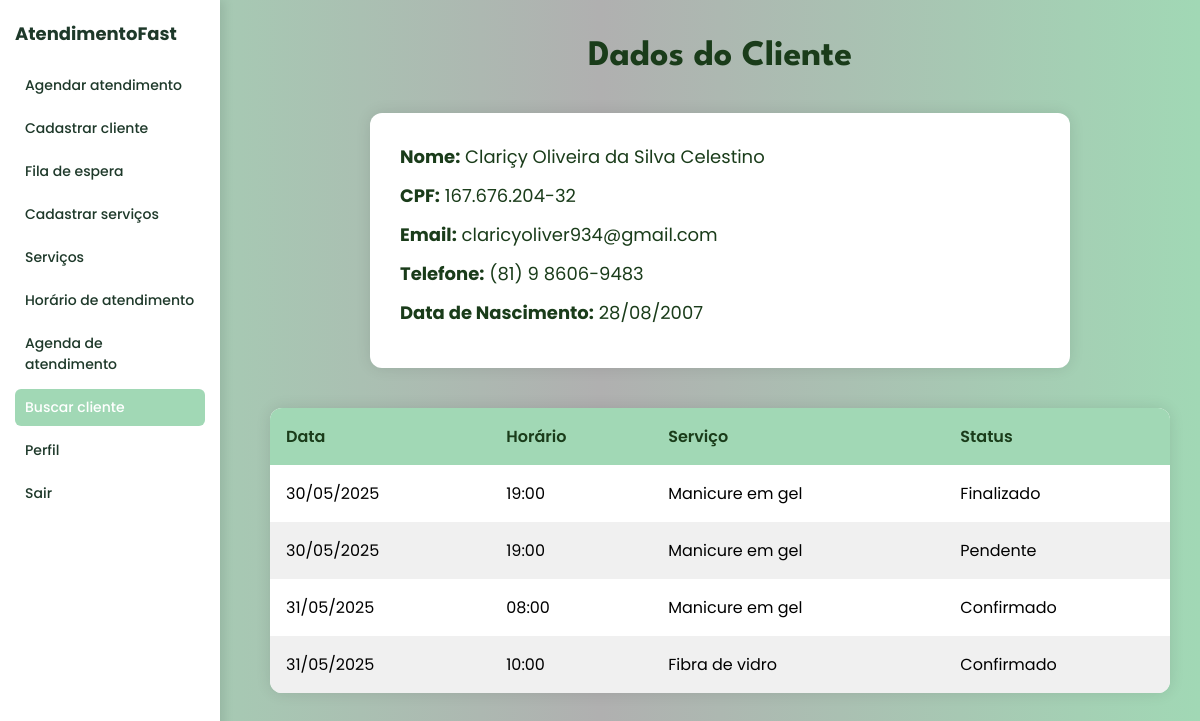
The page /dados_cliente_adm/4/ on the database its author committed.
### atendimentos/models.py (models this page shows, shortened)
class Cliente(models.Model):
    nome_completo = models.CharField(max_length=200, blank=False, null=False)
    cpf = models.CharField(max_length=14, unique=True, blank=False, null=False)
    email = models.EmailField(blank=True, null=True)
    telefone = models.CharField(max_length=20, blank=True, null=True)
    cep = models.CharField(max_length=9)
    data_nascimento = models.DateField(blank=False, null=False)
    endereco = models.TextField()

class Agendamento(models.Model):
    STATUS_CHOICES = [
        ('pendente', 'Pendente'),
        ('confirmado', 'Confirmado'),
        ('em_espera', 'Em espera'),
        ('cancelado', 'Cancelado'),
        ('finalizado', 'Finalizado'),
    ]
    cliente = models.ForeignKey(Cliente, on_delete=models.CASCADE, related_name='agendamentos')
    servico = models.ForeignKey(Servico, on_delete=models.CASCADE)
    data = models.DateField()
    hora = models.TimeField()
    status = models.CharField(max_length=10, choices=STATUS_CHOICES, default='pendente')

class Servico(models.Model):
    nome = models.CharField(max_length=100, unique=True)
    descricao = models.TextField(blank=True, null=True)
    preco = models.DecimalField(max_digits=7, decimal_places=2, null=True, blank=True)
    duracao = models.IntegerField(null=True, blank=True)

### atendimentos/views.py (the view)
# urls.py: path('dados_cliente_adm/<int:cliente_id>/', views.dados_cliente_adm, name='dados_cliente_adm'),
def dados_cliente_adm(request, cliente_id):
    cliente = get_object_or_404(Cliente, pk=cliente_id)
    agendamentos = Agendamento.objects.filter(cliente=cliente).order_by('data', 'hora')
    cliente.cpf_formatado = formatar_cpf(cliente.cpf)
    cliente.telefone_formatado = formatar_telefone(cliente.telefone)
    cliente.data_nascimento_formatada = formatar_data(cliente.data_nascimento)
    for ag in agendamentos:
        ag.data_formatada = formatar_data(ag.data)
        if ag.hora:
            ag.hora_formatada = ag.hora.strftime('%H:%M')
        else:
            ag.hora_formatada = ''
    context = {
        'cliente': cliente,
        'agendamentos': agendamentos,
    }
    return render(request, 'adm/dados_cliente_adm.html', context)

### atendimentos/views.py (called while the page is built)
def formatar_cpf(cpf):
    cpf = ''.join(filter(str.isdigit, cpf))
    if len(cpf) == 11:
        return f"{cpf[:3]}.{cpf[3:6]}.{cpf[6:9]}-{cpf[9:]}"
    return cpf

def formatar_telefone(telefone):
    tel = ''.join(filter(str.isdigit, telefone))
    if len(tel) == 11:
        return f"({tel[:2]}) {tel[2:7]}-{tel[7:]}"
    elif len(tel) == 10:
        return f"({tel[:2]}) {tel[2:6]}-{tel[6:]}"
    return telefone

def formatar_data(data):
    if isinstance(data, datetime):
        return data.strftime('%d/%m/%Y %H:%M')
    elif hasattr(data, 'strftime'):
        return data.strftime('%d/%m/%Y')
    return data

### atendimentos/templates/ADM/dados_cliente_adm.html (shortened to what this page needs)
{% load static %}
<!DOCTYPE html>
<html lang="pt-BR">
<head>
</head>
<body>
  <aside class="menu-lateral">
    <a href="{% url 'pagina_inicial_adm' %}" class="logo">AtendimentoFast</a>
    <nav>
      <a href="{% url 'verificar_cadastro' %}">Agendar atendimento</a>
      <a href="{% url 'cadastrar_cliente_adm' %}">Cadastrar cliente</a>
      <a href="{% url 'fila_atendimento_adm' %}">Fila de espera</a>
      <a href="{% url 'cadastrar_servicos_adm' %}">Cadastrar serviços</a>
      <a href="{% url 'servicos_cadastrado' %}">Serviços</a>
      <a href="{% url 'horario_atendimento' %}">Horário de atendimento</a>
      <a href="{% url 'agenda_adm' %}">Agenda de atendimento</a>
      <a href="{% url 'buscar_cliente' %}" class="ativo">Buscar cliente</a>
      <a href="{% url 'perfil_adm' %}">Perfil</a>
      <a href="{% url 'inicio' %}">Sair</a>
    </nav>
  </aside>
<div class="conteudo">
  <h1>Dados do Cliente</h1>
  <div class="dados-cliente">
    <p><strong>Nome:</strong> {{ cliente.nome_completo }}</p>
    <p><strong>CPF:</strong> {{ cliente.cpf }}</p>
    <p><strong>Email:</strong> {{ cliente.email }}</p>
    <p><strong>Telefone:</strong> {{ cliente.telefone }}</p>
    <p><strong>Data de Nascimento:</strong> {{ cliente.data_nascimento|date:"d/m/Y" }}</p>
  </div>
  <table class="tabela-agendamentos">
    <thead>
      <tr>
        <th>Data</th>
        <th>Horário</th>
        <th>Serviço</th>
        <th>Status</th>
      </tr>
    </thead>
    <tbody>
      {% for agendamento in agendamentos %}
      <tr>
        <td>{{ agendamento.data|date:"d/m/Y" }}</td>
        <td>{{ agendamento.hora|time:"H:i" }}</td>
        <td>{{ agendamento.servico.nome }}</td>
        <td>{{ agendamento.get_status_display }}</td>
      </tr>
      {% empty %}
      <tr><td colspan="4">Nenhum agendamento encontrado.</td></tr>
      {% endfor %}
    </tbody>
  </table>
</div>
</body>
</html>

### atendimentos/templates/ADM/dados_cliente_adm.html (style rules this page uses)
* { margin: 0; padding: 0; box-sizing: border-box; }
body { font-family: 'Poppins', sans-serif; background: linear-gradient(to right, #A1D8B5 0%, #B0B0B0 50%, #A1D8B5 100%); display: flex; min-height: 100vh; }
.menu-lateral { background: #ffffff; width: 220px; padding: 20px 15px; box-shadow: 4px 0 10px rgba(0,0,0,0.1); display: flex; flex-direction: column; position: fixed; top: 0; left: 0; height: 100vh; }
.menu-lateral .logo { font-size: 18px; color: #1E392A; margin-bottom: 20px; font-weight: 700; text-decoration: none; }
.menu-lateral nav a { display: block; color: #1E392A; padding: 8px 10px; border-radius: 6px; margin-bottom: 6px; text-decoration: none; font-weight: 500; font-size: 14px; transition: 0.3s; }
.menu-lateral nav a:hover, .menu-lateral nav a.ativo { background: #A1D8B5; color: #ffffff; }
.conteudo { margin-left: 240px; padding: 40px 30px; flex: 1; width: 100%; }
h1 { font-family: 'League Spartan', sans-serif; color: #1A3C1A; font-size: 36px; text-align: center; margin-bottom: 40px; }
.dados-cliente { background: #ffffff; border-radius: 12px; padding: 30px; max-width: 700px; margin: 0 auto 40px auto; box-shadow: 0 0 15px rgba(0,0,0,0.1); }
.dados-cliente p { font-size: 18px; color: #1A3C1A; margin-bottom: 12px; }
.tabela-agendamentos { width: 100%; max-width: 900px; margin: 0 auto; border-collapse: collapse; background-color: #ffffff; border-radius: 12px; overflow: hidden; box-shadow: 0 0 15px rgba(0,0,0,0.1); }
.tabela-agendamentos th, .tabela-agendamentos td { padding: 16px; text-align: left; font-size: 16px; }
.tabela-agendamentos th { background-color: #A1D8B5; color: #1A3C1A; font-weight: 600; }
.tabela-agendamentos tr:nth-child(even) { background-color: #f0f0f0; }

### rows shown on the page
Cliente: nome_completo "Clariçy Oliveira da Silva Celestino", cpf "167.676.204-32", email "claricyoliver934@gmail.com", telefone "(81) 9 8606-9483", data_nascimento "28/08/2007"
Agendamento: data "30/05/2025", hora "19:00", servico.nome "Manicure em gel", status "Finalizado"
Agendamento: data "30/05/2025", hora "19:00", servico.nome "Manicure em gel", status "Pendente"
Agendamento: data "31/05/2025", hora "08:00", servico.nome "Manicure em gel", status "Confirmado"
Agendamento: data "31/05/2025", hora "10:00", servico.nome "Fibra de vidro", status "Confirmado"
